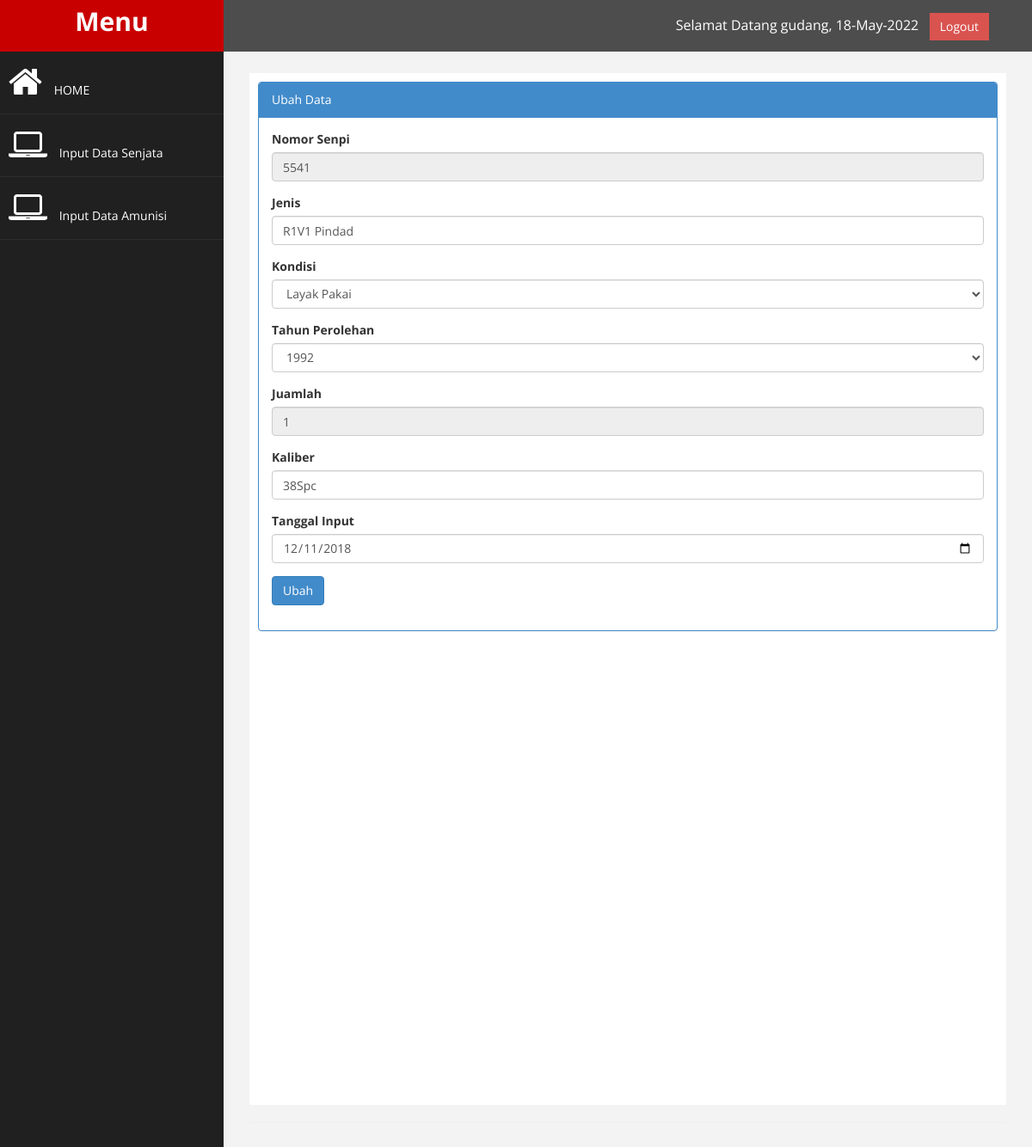
Page /index.php?page=senjata&aksi=ubah&nomor_seri=5541 (signed in) on the committed database.
### tables this page shows
CREATE TABLE `tb_senjata` (
  `nomor_seri` int(100) NOT NULL,
  `jenis_senpi` varchar(100) NOT NULL,
  `kondisi` enum('LP','TLP') NOT NULL,
  `tahun_perolehan` varchar(100) NOT NULL,
  `jumlah_senpi` int(100) NOT NULL,
  `kaliber` varchar(100) NOT NULL,
  `tgl_input` date NOT NULL
);

### function.php (called while the page is built, shortened)
<?php
$conn = mysqli_connect("localhost","root","","db_senjata");
function query($query){
	global $conn;
	$result = mysqli_query($conn, $query);
	$rows = [];
	while ($row = mysqli_fetch_assoc($result)){
		$rows[] = $row;
	}
	return $rows;
}
?>

### page/senjata/ubah.php (the view, shortened to what this page needs)
<?php
	require '../senjata/function.php';
	$id = $_GET["nomor_seri"];
	$in = query ("SELECT * FROM tb_senjata WHERE nomor_seri= $id")[0];
	$kondisi = $in ['kondisi'];
	$tahun1 = $in ['tahun_perolehan'];
?>
<div class="panel panel-primary">
<div class="panel-heading">
	Ubah Data
</div>
<div class="panel-body">
                            <div class="row">
                                <div class="col-md-12">
                                    <form action="" method="POST">
                                        <div class="form-group">
                                            <label for ="nomor">Nomor Senpi</label>
                                            <input class="form-control" name="nomor" id="nomor"  readonly  value="<?php echo $in['nomor_seri']; ?>"/>
                                        </div>
										<div class="form-group">
                                            <label for ="jenis">Jenis</label>
                                            <input class="form-control" name="jenis" id="jenis"  required  value="<?php echo $in['jenis_senpi']; ?>"/>
                                        </div>
										<div class="form-group">
                                            <label for = "kondisi">Kondisi</label>
                                            <select class="form-control" name="kondisi" id="kondisi">
                                                <option value="LP" <?php if ($kondisi=='LP'){echo "selected";}?>>Layak Pakai</option>
                                            </select>
                                        </div>
										<div class="form-group">
                                            <label for = "tahun">Tahun Perolehan</label>
                                            <select class="form-control" name="tahun" id="tahun">
                                                <?php
													$tahun = date("Y");
													for ($i=$tahun-30; $i <= $tahun; $i++) {
														if ($i==$tahun1){
														echo'<option value="',$i,'" selected >',$i,'</option>';
														}else{
														echo'<option value="' ,$i,'">',$i,'</option>';
														}
													}
												?>
                                            </select>
                                        </div>
                                        <div class="form-group">
                                            <label for ="jumlah">Juamlah</label>
                                            <input class="form-control" name="jumlah" id="jumlah" value="<?php echo $in['jumlah_senpi']; ?>" required readonly />
                                        </div>
                                        <div class="form-group">
                                            <label for ="kaliber">Kaliber</label>
                                            <input class="form-control" name="kaliber" id="kaliber" value="<?php echo $in['kaliber']; ?>"/>
                                        </div>
										<div class="form-group">
                                            <label for= "tanggal">Tanggal Input</label>
                                            <input class="form-control" name="tanggal" type="date" id="tanggal" value="<?php echo $in['tgl_input']; ?>"/>
                                        </div>
										<div>
											<button type="submit" name="ubah" value="Ubah" class="btn btn-primary">Ubah</button>
										</div>
										</div>
										</div>
</div>
</div>
</div>

### assets/css/custom.css (style rules this page uses)
body { font-family: 'Open Sans', sans-serif; }

### rows in the picture
tb_senjata: nomor "5541", jenis "R1V1 Pindad", kondisi "Layak Pakai", tahun "1992", jumlah "1", kaliber "38Spc", tanggal "12/11/2018"

### other values in the picture
$_SESSION["akun_username"] "gudang"
